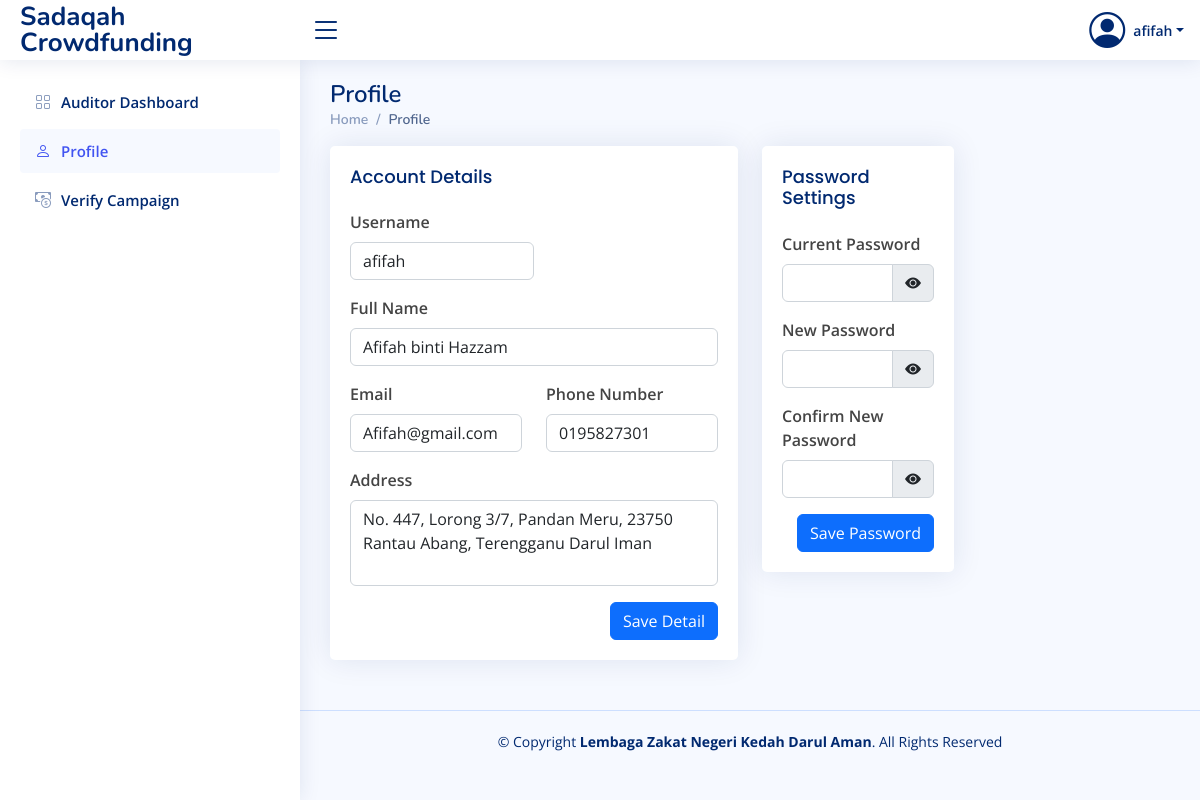
The page /php/auditor/auditor_edit_profile.php (signed in) on the database as committed earlier.
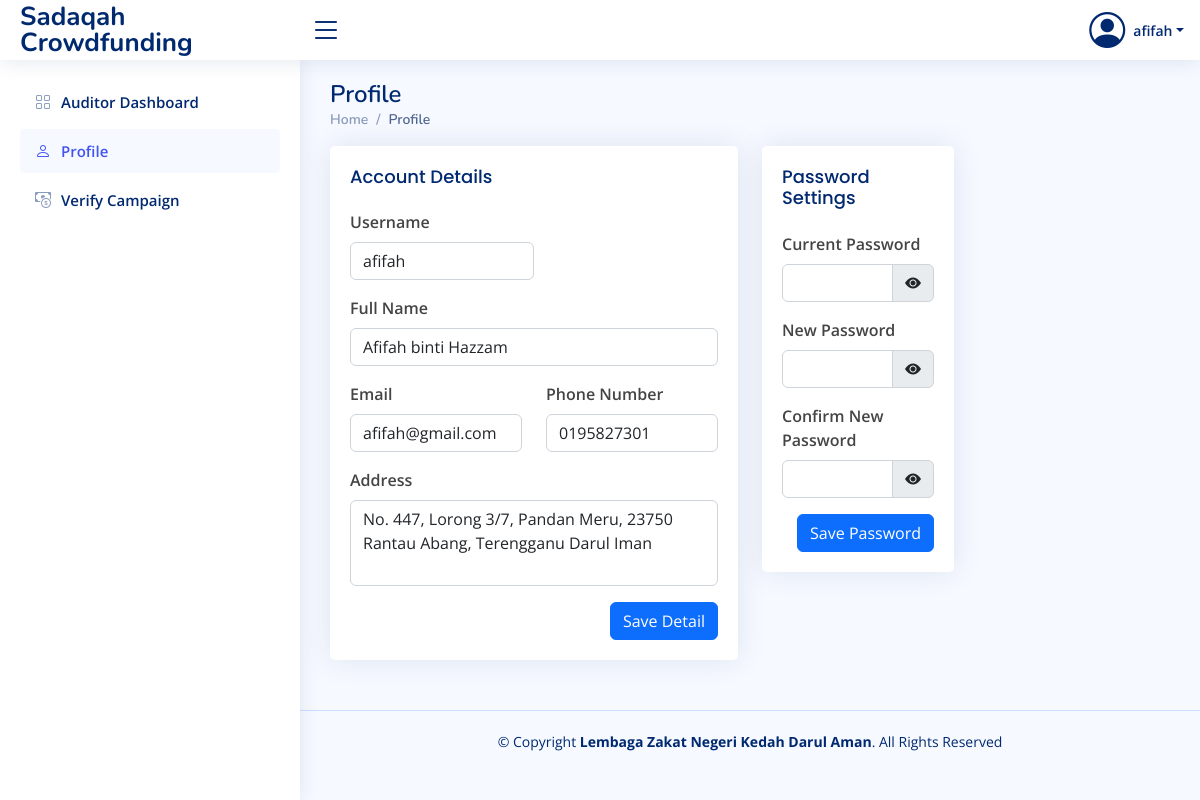
The same page on the database as committed later.
### tables this page shows
CREATE TABLE `user` (
  `user_id` int(11) NOT NULL,
  `user_username` varchar(50) NOT NULL,
  `user_password` varchar(100) NOT NULL,
  `user_name` varchar(100) NOT NULL,
  `user_email` varchar(100) NOT NULL,
  `user_phone` varchar(20) NOT NULL,
  `user_address` varchar(100) NOT NULL,
  `user_level` int(11) NOT NULL
);

### php/auditor/auditor_edit_profile.php (the view, shortened to what the changed rows need)
<!DOCTYPE html>
<html lang="en">
<head>
    <link href="https://cdn.jsdelivr.net/npm/bootstrap@5.2.2/dist/css/bootstrap.min.css" rel="stylesheet" />
    <link rel="stylesheet" href="https://cdn.jsdelivr.net/npm/bootstrap-icons@1.9.1/font/bootstrap-icons.css" />
    <link href="../../css/style.css" rel="stylesheet" />
    <link href="../../css/custom-css.css" rel="stylesheet" />
</head>
<body>
    <?php
    if (isset($_SESSION['user_id']) && $_SESSION['user_level'] == 2) {
        include_once '../dbcon.php';
        $query = "SELECT * FROM user WHERE user_id=?";
        $stmt = $con->prepare($query);
        $stmt->bind_param("i", $_SESSION['user_id']);
        $stmt->execute();
        $result = $stmt->get_result();
        $r = $result->fetch_assoc();
    } else {
        header("Location: ../user_logout.php");
    }
    ?>
    <header id="header" class="header fixed-top d-flex align-items-center">
        <nav class="header-nav ms-auto">
            <ul class="d-flex align-items-center">
                <li class="nav-item dropdown pe-3">
                    <a class="nav-link nav-profile d-flex align-items-center pe-0" href="#" data-bs-toggle="dropdown">
                        <i class="bi bi-person-circle" style="font-size: 36px"></i>
                        <span class="d-none d-md-block dropdown-toggle ps-2"><?php echo $r["user_username"]; ?></span>
                    </a>
                </li>
            </ul>
        </nav>
    </header>
    <main id="main" class="main">
        <div class="pagetitle">
            <h1>Profile</h1>
        </div>
        <section class="section">
            <div class="row">
                <div class="col-lg-6">
                    <div class="card">
                        <div class="card-body">
                            <form action="auditor_edit_profile_save.php" method="POST">
                                <div class="col-lg-6 mb-3">
                                    <div class="form-group">
                                        <label for="username" class="form-label fw-semibold">Username</label>
                                        <input type="text" id="username" name="username" class="form-control" placeholder="Input username" value="<?php echo $r['user_username'] ?>">
                                    </div>
                                </div>
                                <div class="col-lg-12 mb-3">
                                    <div class="form-group">
                                        <label for="name" class="form-label fw-semibold">Full Name</label>
                                        <input type="text" id="name" name="name" class="form-control" placeholder="Input name" value="<?php echo $r['user_name'] ?>">
                                    </div>
                                </div>
                                <div class="row">
                                    <div class="col-lg-6 mb-3">
                                        <div class="form-group">
                                            <label for="email" class="form-label fw-semibold">Email</label>
                                            <input type="email" id="email" name="email" class="form-control" placeholder="Input email" value="<?php echo $r['user_email'] ?>">
                                        </div>
                                    </div>
                                    <div class="col-lg-6 mb-3">
                                        <div class="form-group">
                                            <label for="phone" class="form-label fw-semibold">Phone Number</label>
                                            <input type="text" id="phone" name="phone" class="form-control" placeholder="Input phone" value="<?php echo $r['user_phone'] ?>">
                                        </div>
                                    </div>
                                </div>
                                <div class="col-lg-12 mb-3">
                                    <div class="form-group">
                                        <label for="address" class="form-label fw-semibold">Address</label>
                                        <textarea id="address" name="address" class="form-control" placeholder="Input address" rows="3"><?php echo $r['user_address'] ?></textarea>
                                    </div>
                                </div>
                            </form>
                        </div>
                    </div>
                </div>
            </div>
        </section>
    </main>
</body>
</html>

Rows that differ between the two databases and show on the page:
changed user "afifah": email "Afifah@gmail.com" → "afifah@gmail.com"
